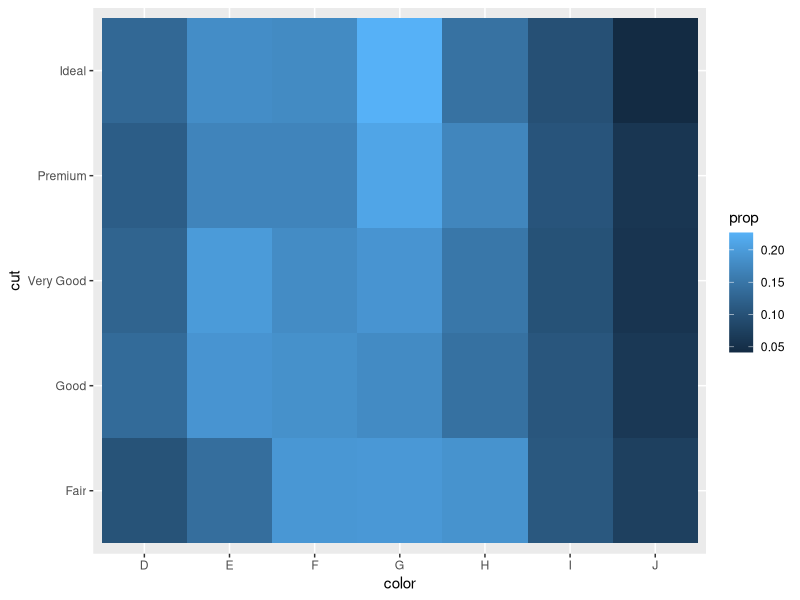

The R script that drew this image:
library(tidyverse)

diamonds |> 
    count(color, cut) |>  
    group_by(cut) |> 
    mutate(prop = n / sum(n)) |> 
    ggplot(aes(x = color, y = cut)) +
    geom_tile(aes(fill = prop))